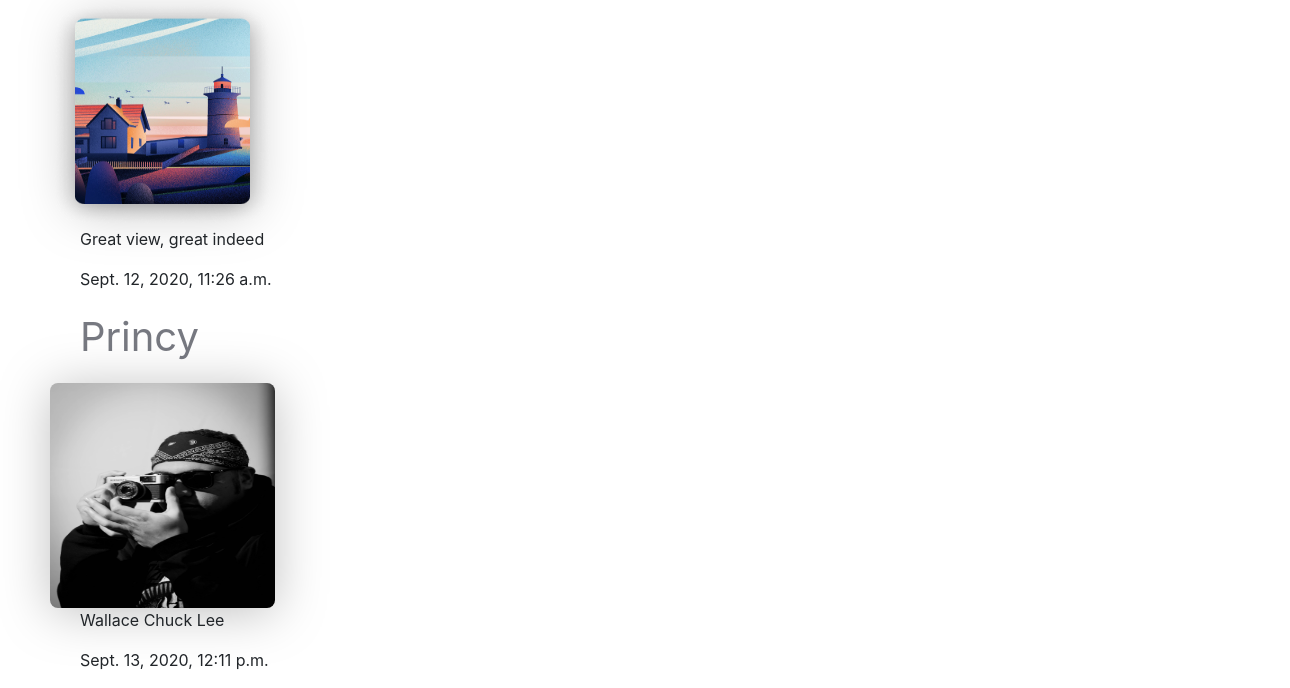
/following (signed in, lower part), run on an earlier commit of the app's database.
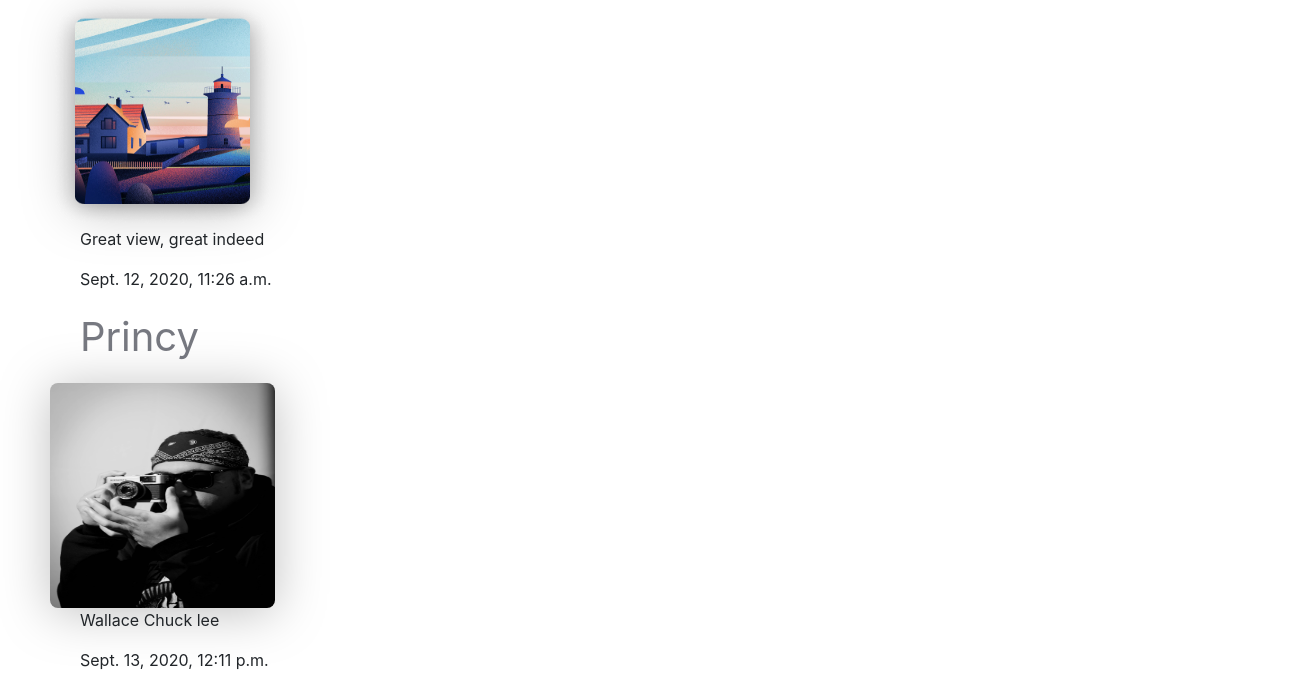
And on a later commit of the database.
### network/models.py (models this page shows, shortened)
class Post(models.Model):
    post_owner= models.ForeignKey(User,related_name='post_by', on_delete=models.CASCADE)
    post_image=models.ImageField(null=True,blank=True)
    post_content=models.CharField(max_length=200, blank=True, null=True)
    timestamp=models.DateTimeField(auto_now_add=True)
    @property
    def imageURL(self):
        try:
            url=self.post_image.url
        except:
            url=''
        return url
    def __str__(self):
        return self.post_content

class User(AbstractUser):
    pass

### network/views.py (the view)
# urls.py: path("following",views.following,name="followingPeoplePost")
def following(request):
    userprofile=UserProfile.objects.all()
    totalFollowedUser=[]
    for profile in userprofile:
        if profile.follower == request.user:
            totalFollowedUser.append(profile)
    print(totalFollowedUser)
    print(totalFollowedUser[0].following)
    posts=Post.objects.all()
    onlyPost=[]
    for followedUser in totalFollowedUser:
        for post in posts:
            if post.post_owner==followedUser.following:
                onlyPost.append(post)
    print(onlyPost)
    context={'posts':onlyPost}
    return render(request,"network/following.html",context)

### network/models.py (called while the page is built)
    def __unicode__(self):
        return u'%s follows %s' % (self.follower, self.following)

### network/templates/network/following.html (shortened to what this page needs)
{% extends "network/layout.html" %}
{% load static %}
{% block body %}
  {% for post in posts %}
   <p id="post-owner">{{post.post_owner|capfirst}}</p>
   <img id="post-image-profile" src="{{post.imageURL}}" alt="">
   <p id="post-content-profile">{{post.post_content}}</p>
   <p id="post-time">{{post.timestamp}}<p>
  {% endfor %}
{% endblock %}

What changed in the data, as far as the page shows it:
changed Post "Princy": post_content "Wallace Chuck Lee" → "Wallace Chuck lee"
